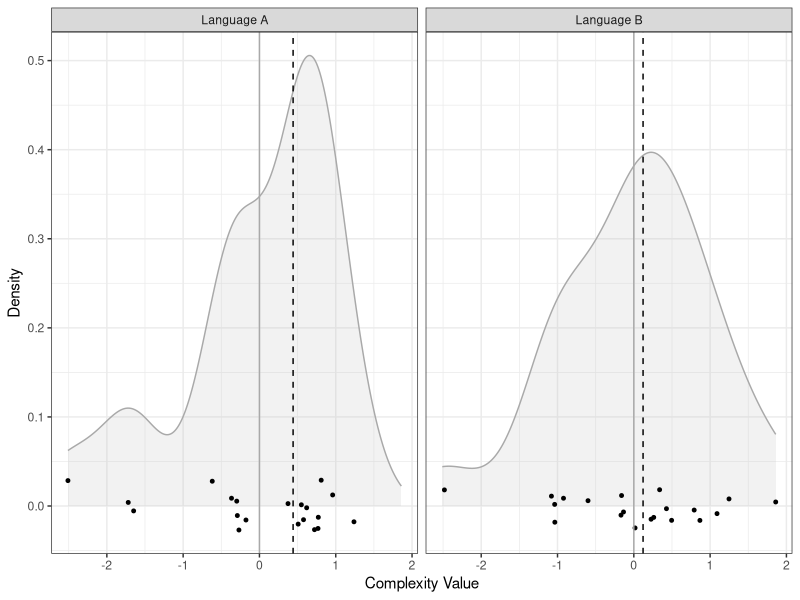
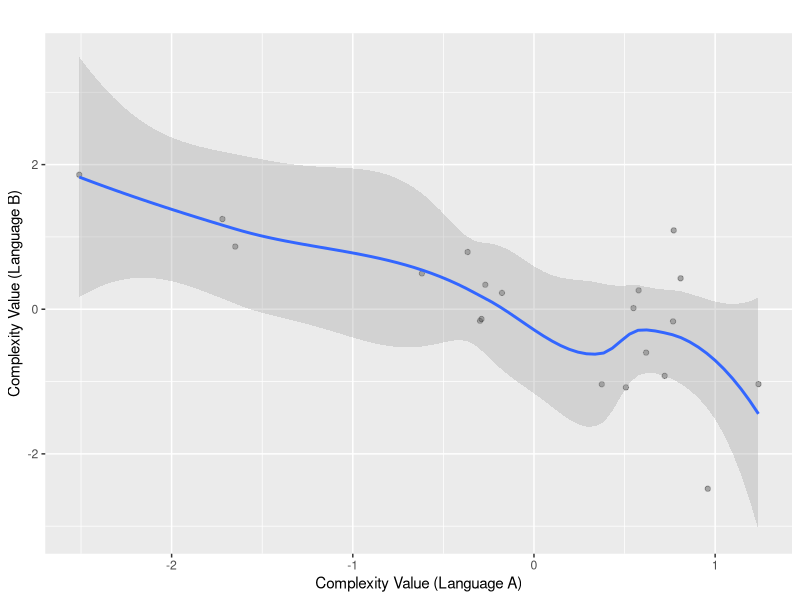
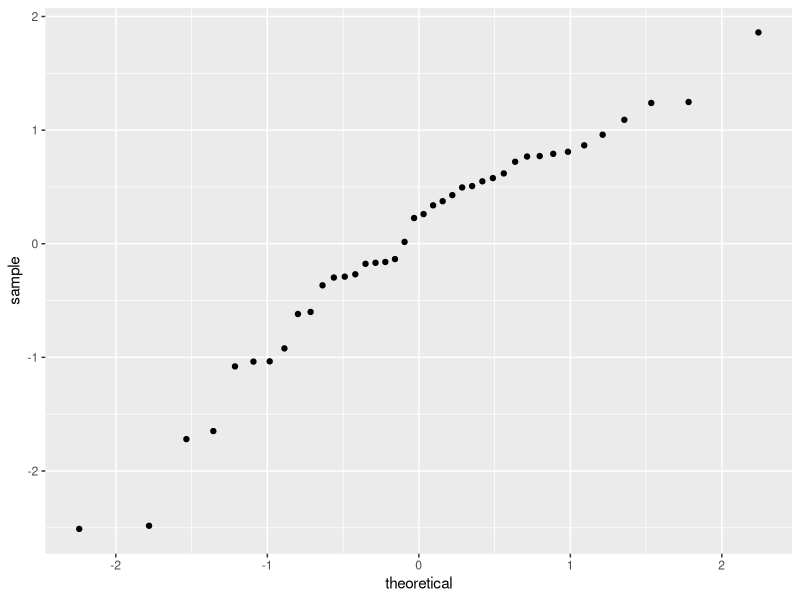

Recreate these plots in R, in order.
## ---- chunk 1
knitr::opts_chunk$set(echo = TRUE)
## ---- chunk 2
# R version
sessionInfo()$R.version$version.string
# platform
sessionInfo()$R.version$platform 
## ---- chunk 3
library(MASS)
library(ggplot2)
library(plyr)
## ---- chunk 4
# version of packages loaded
installed.packages()[names(sessionInfo()$otherPkgs), "Version"]
## ---- chunk 5
# set the seed for random number generation in order to get the same result when the code is re-run
set.seed(1)
# set parameters
n = 20 # number of datapoints
r = -0.7 # predefined correlation
# generate the data
data <- mvrnorm(n = n, mu = c(3, 3), Sigma = matrix(c(1, r, r, 1), nrow = 2), empirical = TRUE)
langA <- data[, 1]
langB <- data[, 2]
# apply linear transformation to language B measures
langB.lt <- langB*2 
# apply non-linear transformation to language B measures
langB.nt <- sqrt(langB)
## ---- chunk 6
langA <- scale(langA)
langB <- scale(langB)
## ---- chunk 7
# check correlations
cor(langA, langB, method = "pearson")
cor(langA, langB, method = "spearman")
# check significance
cor.test(langA, langB, method = "pearson")
cor.test(langA, langB, method = "spearman")

## ---- chunk 8
# short format
simulation.df.short <- data.frame(langA, langB)
# long format
value <- c(langA, langB) 
measurement <- rep(c(1:n), times = 2)
language <- c(rep("Language A", times = n), rep("Language B", times = n))
simulation.df.long <- data.frame(language, measurement, value)
head(simulation.df.long)
## ---- chunk 9
# get mean values for each language
mu <- ddply(simulation.df.long, "language", summarise, grp.mean = mean(value, na.rm = T))
# get median values for each language
med <- ddply(simulation.df.long, "language", summarise, grp.median = median(value, na.rm = T))
# get standard deviation values for each language
sdev <- ddply(simulation.df.long, "language", summarise, grp.sd = sd(value, na.rm = T)) 
## ---- chunk 10
density.plot <- ggplot(simulation.df.long, aes(x = value)) +
 geom_density(alpha = .2, fill = "grey", color = "darkgrey") +
 geom_jitter(data = simulation.df.long, aes(x = value, y = 0), 
             size = 1, height = 0.03, width = 0) + # add some jitter to prevent overplotting
  geom_vline(aes(xintercept = 0), color = "darkgrey") +
  geom_vline(data = med, aes(xintercept = grp.median), linetype = "dashed") +
  facet_wrap(~ language) +
  #xlim(-3, 3) +
  labs(x = "Complexity Value", y = "Density") +
  theme_bw() +
  theme(legend.position = "none") 
print(density.plot)
## ---- chunk 11
scatterplot <- ggplot(simulation.df.short, aes(x = langA, y = langB)) + 
  geom_point(alpha = 0.3) +
  geom_smooth(method = loess, alpha = 0.3) +
  #geom_smooth(method = lm, alpha = 0.3) +
  ggtitle("") +
  xlab("Complexity Value (Language A)") +
  ylab("Complexity Value (Language B)") +
  theme(legend.position = "none")
scatterplot
## ---- chunk 12
#ggsave("Figures/Simulation/scatterplot.pdf", density.plot, dpi = 300, scale = 1, 
#       device = cairo_pdf)
## ---- chunk 13
ggplot(simulation.df.long, aes(sample = value)) + 
  stat_qq()
## ---- chunk 14
t.test(simulation.df.short$langA, simulation.df.short$langB, paired = T) 
